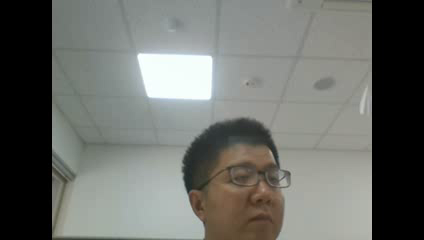
#> input picture frame 12 of images/hkcam.avi, 424 x 240 px
$ jupyter execute --allow-errors '1. Use of opencv.ipynb'   (shell and % lines are left out)
#> lines starting #> are read from the running program, lines starting #| are printed output that depends on the picture
### 3. 이미지 불러오기/저장하기

[cell 1]
import numpy as np
import cv2

def showImage():
    imgfile = '../images/it_show.jpg'
    # 이미지 불러오기
    img = cv2.imread(imgfile, cv2.IMREAD_COLOR)
    img = cv2.resize(src=img, dsize=(1024, 768))
    # 창조절가능 이미지 뷰
    cv2.namedWindow('it_show', cv2.WINDOW_NORMAL)
    cv2.imshow('it_show', img)
    # wait for keyboard input, unit(ms)
    # 파라미터 0인경우 무한 대기
    inputKey = cv2.waitKey(0)
    if inputKey == 27: # esc
        cv2.destroyAllWindows()
    elif inputKey == 26: # ctrl + z
        cv2.imwrite('../images/it_show_copy.jpg',img)
        cv2.destroyAllWindows()
    else:
        cv2.destroyAllWindows()
#> (the rest of this cell did not finish here and is left out)

[cell 2]
import cv2

# 이미지 불러오기 및 크기 조절
sampleImg = cv2.imread("../images/it_show.jpg")
#> (the rest of this cell did not finish here and is left out)

[cell 3]
import cv2

# 이미지 불러오기 및 크기 조절
sampleImg = cv2.imread("../images/it_show.jpg")
#> (the rest of this cell did not finish here and is left out)

[cell 4]
import cv2
cap = cv2.VideoCapture("../images/hkcam.avi")
#cap = cv2.VideoCapture(0)

width = cap.get(cv2.CAP_PROP_FRAME_WIDTH)
height = cap.get(cv2.CAP_PROP_FRAME_HEIGHT)

## 비디오가 정상적으로 열렸는지 확인
while (cap.isOpened):
    ret, frame = cap.read()
#> frame is the input picture: shape (240, 424, 3); mean B, G, R 105.2, 109.7, 107.5

    if ret:
        cv2.imshow("video", frame)

        # 33ms 30fps = 1000ms/30frame -> 1000/30 = 33
        k = cv2.waitKey(33)
#> (key Esc is pressed here)
        if k == 27:
            break
    else:
        break
cap.release()
cv2.destroyAllWindows()

[cell 5]
import datetime
import cv2

#capture = cv2.VideoCapture(0)
capture = cv2.VideoCapture("../images/image_sample.mp4")
fcc = cv2.VideoWriter_fourcc('D','I','V','X')
record = False

width = int(capture.get(3))
height = int(capture.get(4))

# 캡쳐 로직 (우측 참조)
while (capture.isOpened):
    ret, frame = capture.read()
    if ret == False:
        break
    cv2.imshow("VideoFrame", frame)

    now = datetime.datetime.now().strftime("%d_%H-%M-%S")
    key = cv2.waitKey(33)#1) & 0xFF
#> (key Esc is pressed here)

    if key == 27: # esc 종료
        break
    elif key == 26:   # ctrl + z
        print("캡쳐")
        cv2.imwrite("./" + str(now) + ".png", frame)

    elif key == 24:  # ctrl + x
        print("녹화 시작")
        record = True
        outfps = 30
        video = cv2.VideoWriter("./" + str(now) + ".avi",
                                fcc, # 프레임 압축코드
                                outfps,
                                (width, height))
    elif key == 3:
        print("녹화 중지") # ctrl + c
        record = False
        video.release()

    if record == True:
        print("녹화 중..")
        video.write(frame)

capture.release()
cv2.destroyAllWindows()

[cell 6]
import datetime
import cv2

#capture = cv2.VideoCapture(0)
capture = cv2.VideoCapture("../images/image_sample.mp4")
fcc = cv2.VideoWriter_fourcc('D','I','V','X')
# fcc = cv2.VideoWriter_fourcc(*'XVID')
record = False

frame_width = int(capture.get(cv2.CAP_PROP_FRAME_WIDTH))
frame_height = int(capture.get(cv2.CAP_PROP_FRAME_HEIGHT))

while (capture.isOpened):
    ret, frame = capture.read()
    if ret == False:
        break
    cv2.imshow("VideoFrame", frame)

    now = datetime.datetime.now().strftime("%d_%H-%M-%S")
    key = cv2.waitKey(33)#1) & 0xFF
#> (key Esc is pressed here)
    gray = cv2.cvtColor(frame, cv2.COLOR_BGR2GRAY)
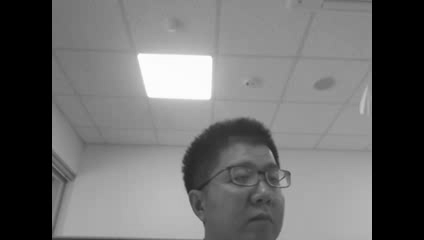
#> gray: shape (240, 424); min 0, max 254, mean 108.5
    if key == 27: # esc 종료
        break
    elif key == 26:   # ctrl + z
        print("캡쳐")
#         gray = cv2.cvtColor(frame, cv2.COLOR_BGR2GRAY)
        print(gray)
        cv2.imwrite("./" + str(now) + ".png", gray)

    elif key == 24:  # ctrl + x
        print("녹화 시작")
        record = True
        outfps = 30
# [4 lines of commented-out code are left out]
        video = cv2.VideoWriter("./" + str(now) + ".avi",
                       fcc,
                        20,
                        (frame_width,frame_height),
                        0
                       )

    elif key == 3:
        print("녹화 중지") # ctrl + c
        record = False
        video.release()

    if record == True:
        print("녹화 중.. 가로:"+str(frame_width)+"세로:"+str(frame_height))
        video.write(gray)

capture.release()
cv2.destroyAllWindows()


$ run again, starting later in the video
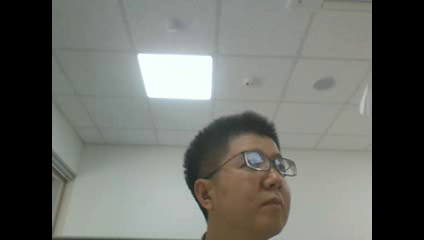
#> input picture frame 56 of images/hkcam.avi, 424 x 240 px
#> frame is the input picture: shape (240, 424, 3); mean B, G, R 105, 109.8, 107.7
#> `gray = cv2.cvtColor(frame, cv2.COLOR_BGR2GRAY)`:
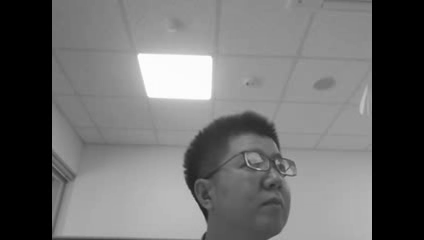
#> gray: shape (240, 424); min 0, max 254, mean 108.6

$ run again, starting later in the video
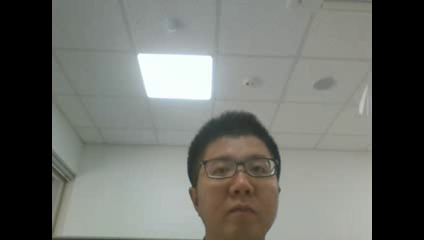
#> input picture frame 100 of images/hkcam.avi, 424 x 240 px
#> frame is the input picture: shape (240, 424, 3); mean B, G, R 105.8, 110.6, 108.5
#> `gray = cv2.cvtColor(frame, cv2.COLOR_BGR2GRAY)`:
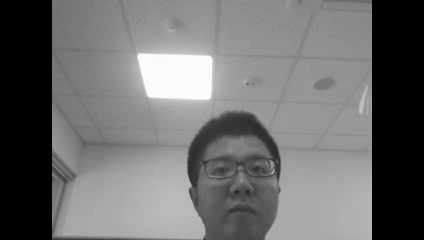
#> gray: shape (240, 424); min 0, max 254, mean 109.4
